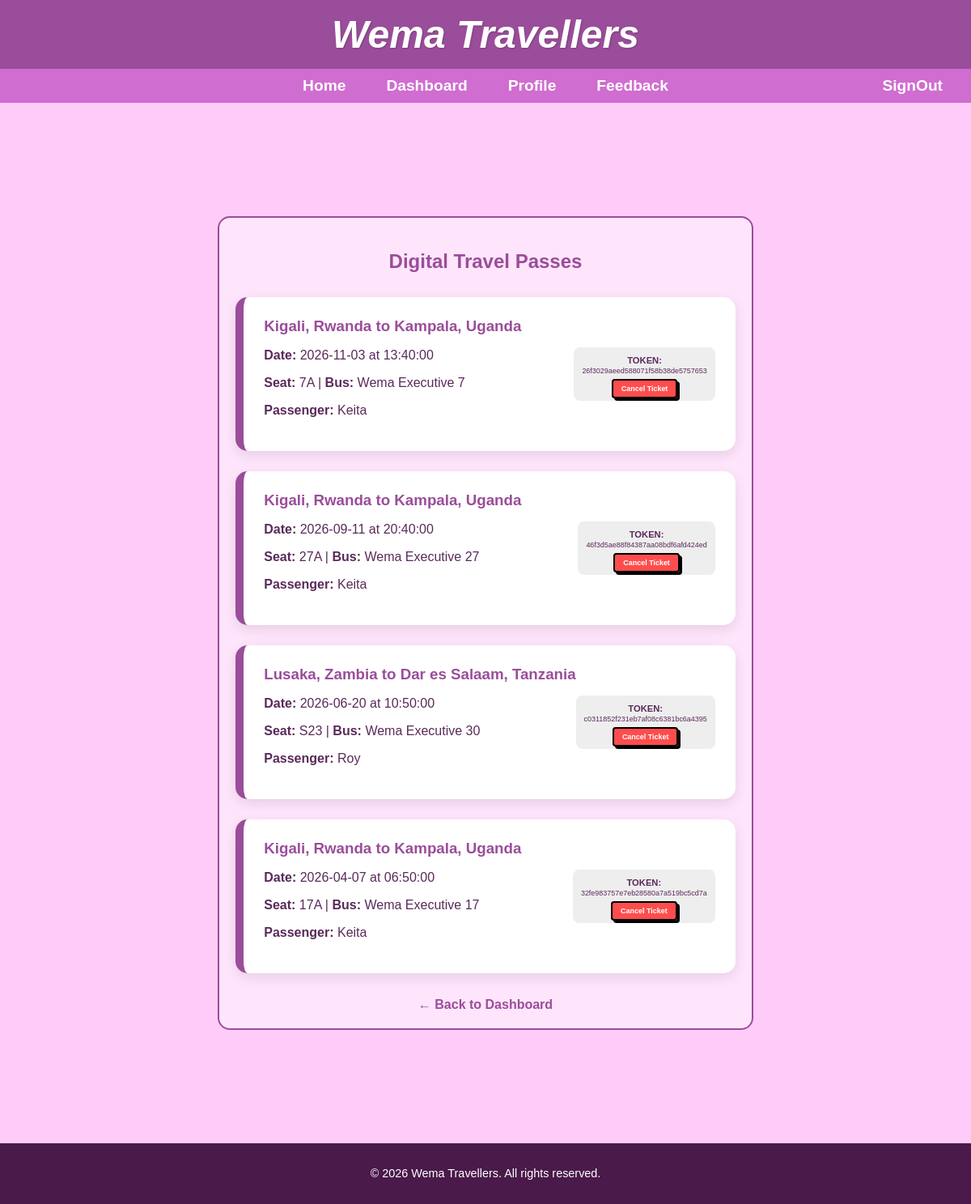
Screenshot of /pages/view_tickets.php (signed in) with the database file from the repository.
### tables this page shows
CREATE TABLE `bookings` (
  `booking_id` int(11) NOT NULL AUTO_INCREMENT,
  `booking_time` datetime NOT NULL DEFAULT current_timestamp(),
  `seat_number` varchar(10) NOT NULL,
  `booking_status` enum('CONFIRMED','CANCELLED','PAID','CHECKED_IN') DEFAULT 'PAID',
  `qr_token` varchar(255) DEFAULT NULL,
  `user_id` int(11) NOT NULL,
  `route_id` int(11) NOT NULL,
  `bus_id` int(11) NOT NULL,
  `passenger_name` varchar(255) NOT NULL DEFAULT '',
  `passenger_age` int(11) NOT NULL DEFAULT 0,
  `passenger_id_number` varchar(50) NOT NULL DEFAULT '',
  PRIMARY KEY (`booking_id`),
  UNIQUE KEY `unique_booking` (`route_id`,`seat_number`),
  KEY `user_id` (`user_id`),
  KEY `bus_id` (`bus_id`),
  CONSTRAINT `bookings_ibfk_1` FOREIGN KEY (`user_id`) REFERENCES `users` (`user_id`),
  CONSTRAINT `bookings_ibfk_2` FOREIGN KEY (`route_id`) REFERENCES `routes` (`route_id`) ON DELETE CASCADE,
  CONSTRAINT `bookings_ibfk_3` FOREIGN KEY (`bus_id`) REFERENCES `buses` (`bus_id`)
);

CREATE TABLE `routes` (
  `route_id` int(11) NOT NULL AUTO_INCREMENT,
  `from_location` varchar(100) NOT NULL,
  `to_location` varchar(100) NOT NULL,
  `departure_date` date NOT NULL,
  `departure_time` time NOT NULL,
  `cost` decimal(10,2) NOT NULL,
  `bus_id` int(11) NOT NULL,
  `status` enum('SCHEDULED','COMPLETED','CANCELLED') DEFAULT 'SCHEDULED',
  PRIMARY KEY (`route_id`),
  KEY `bus_id` (`bus_id`),
  CONSTRAINT `routes_ibfk_1` FOREIGN KEY (`bus_id`) REFERENCES `buses` (`bus_id`)
);

CREATE TABLE `buses` (
  `bus_id` int(11) NOT NULL AUTO_INCREMENT,
  `reg_no` varchar(20) NOT NULL,
  `bus_name` varchar(50) DEFAULT NULL,
  `max_passengers` int(11) NOT NULL,
  `seat_layout` varchar(20) NOT NULL,
  `driver_id` int(11) DEFAULT NULL,
  PRIMARY KEY (`bus_id`),
  UNIQUE KEY `reg_no` (`reg_no`),
  KEY `driver_id` (`driver_id`),
  CONSTRAINT `buses_ibfk_1` FOREIGN KEY (`driver_id`) REFERENCES `drivers` (`driver_id`) ON DELETE SET NULL
);

### pages/view_tickets.php (the view, shortened to what this page needs)
<?php
require_once 'db_connection.php';
$user_id = $_SESSION['user_id'];
$sql = "SELECT b.*, r.from_location, r.to_location, r.departure_date, r.departure_time, bs.bus_name
        FROM bookings b
        JOIN routes r ON b.route_id = r.route_id
        JOIN buses bs ON b.bus_id = bs.bus_id
        WHERE b.user_id = ? AND b.booking_status = 'PAID'
        ORDER BY r.departure_date DESC";
$stmt = $conn->prepare($sql);
$stmt->bind_param("i", $user_id);
$stmt->execute();
$result = $stmt->get_result();
?>
<!DOCTYPE html>
<html lang="en">
<head>
    <link rel="stylesheet" href="css/main.css">
    <link rel="stylesheet" href="css/style.css">
</head>
<body>
    <div style="height: 100px;"></div>
    <div class="ticket-container">
        <h2 style="text-align:center; color: var(--purple); margin-bottom: 30px;">Digital Travel Passes</h2>
        <?php if ($result->num_rows > 0): ?>
            <?php while($ticket = $result->fetch_assoc()): ?>
                <div class="ticket-card">
                    <div class="ticket-info">
                        <h3><?= htmlspecialchars($ticket['from_location']) ?> to <?= htmlspecialchars($ticket['to_location']) ?></h3>
                        <p><strong>Date:</strong> <?= $ticket['departure_date'] ?> at <?= $ticket['departure_time'] ?></p>
                        <p><strong>Seat:</strong> <?= $ticket['seat_number'] ?> | <strong>Bus:</strong> <?= htmlspecialchars($ticket['bus_name']) ?></p>
                        <p><strong>Passenger:</strong> <?= htmlspecialchars($ticket['passenger_name'] ?: $_SESSION['name']) ?></p>
                    </div>
                    <div class="ticket-qr">
                        <strong>TOKEN:</strong><br>
                        <span style="font-size: 0.8em; word-break: break-all;"><?= $ticket['qr_token'] ?></span>
                        <div style="margin-top: 10px;">
                            <a href="user_cancel_ticket.php?booking_id=<?= $ticket['booking_id'] ?>"
                               class="button"
                               style="background-color: #ff4d4d; color: white; padding: 5px 10px; text-decoration: none; border-radius: 4px; font-size: 0.8em;"
                               onclick="return confirm('Are you sure you want to cancel this ticket? You might not be able to undo this.')">
                               Cancel Ticket
                            </a>
                        </div>
                    </div>
                </div>
            <?php endwhile; ?>
        <?php endif; ?>
        <a href="dashboard.php" style="display:block; text-align:center; margin-top:30px; color:var(--purple); font-weight:bold; text-decoration:none;">← Back to Dashboard</a>
    </div>
    <div style="height: 100px;"></div>
</body>
</html>

### pages/css/main.css (style rules this page uses)
:root { --header-bg: #9a4d9a; --nav-bg: #d06dd0; --body-bg: #ffccf9; --input-bg: #ffe6ff; --text-color: #5a2a5a; --button-color: #ff9999; --button-border: #000000; --purple: #9a4d9a; --pink: #d06dd0; }
body { margin: 0; padding: 0; font-family: 'Comic Sans MS', 'Chalkboard SE', sans-serif; background-color: var(--body-bg); color: var(--text-color); }
.button, button { background-color: var(--button-color); color: black; padding: 12px 20px; margin: 10px 0; border: 2px solid var(--button-border); border-radius: 25px; cursor: pointer; width: 100%; font-size: 1.1rem; font-weight: bold; box-shadow: 3px 3px 0px rgba(0, 0, 0, 1); transition: transform 0.1s, box-shadow 0.1s; }
a { color: var(--header-bg); text-decoration: none; }

### pages/css/style.css (style rules this page uses)
body { background-color: var(--body-bg); color: var(--text-color); display: flex; flex-direction: column; min-height: 100vh; }
.view-container, .profile-container, .ticket-container { background: rgba(255, 255, 255, 0.5) !important; border: 2px solid var(--header-bg); border-radius: 15px; margin-bottom: 40px; }

### pages/view_tickets.php (style rules this page uses)
.ticket-container { max-width: 800px; margin: 40px auto; padding: 20px; }
.ticket-card { background: white; border-radius: 15px; padding: 25px; margin-bottom: 25px; display: flex; justify-content: space-between; align-items: center; box-shadow: 0 5px 15px rgba(0,0,0,0.1); border-left: 10px solid var(--purple); }
.ticket-info h3 { margin: 0; color: var(--purple); }
.ticket-qr { background: #eee; width: auto; padding: 10px; display: block; border-radius: 8px; font-size: 0.7em; text-align: center; }

### rows the page displays
bookings: route.from_location "Kigali, Rwanda", route.to_location "Kampala, Uganda", route.departure_date "2026-11-03", route.departure_time "13:40:00", seat_number "7A", bus.bus_name "Wema Executive 7", passenger_name "Keita", qr_token "26f3029aeed588071f58b38de5757653"
bookings: route.from_location "Kigali, Rwanda", route.to_location "Kampala, Uganda", route.departure_date "2026-09-11", route.departure_time "20:40:00", seat_number "27A", bus.bus_name "Wema Executive 27", passenger_name "Keita", qr_token "46f3d5ae88f84387aa08bdf6afd424ed"
bookings: route.from_location "Lusaka, Zambia", route.to_location "Dar es Salaam, Tanzania", route.departure_date "2026-06-20", route.departure_time "10:50:00", seat_number "S23", bus.bus_name "Wema Executive 30", passenger_name "Roy", qr_token "c0311852f231eb7af08c6381bc6a4395"
bookings: route.from_location "Kigali, Rwanda", route.to_location "Kampala, Uganda", route.departure_date "2026-04-07", route.departure_time "06:50:00", seat_number "17A", bus.bus_name "Wema Executive 17", passenger_name "Keita", qr_token "32fe983757e7eb28580a7a519bc5cd7a"
